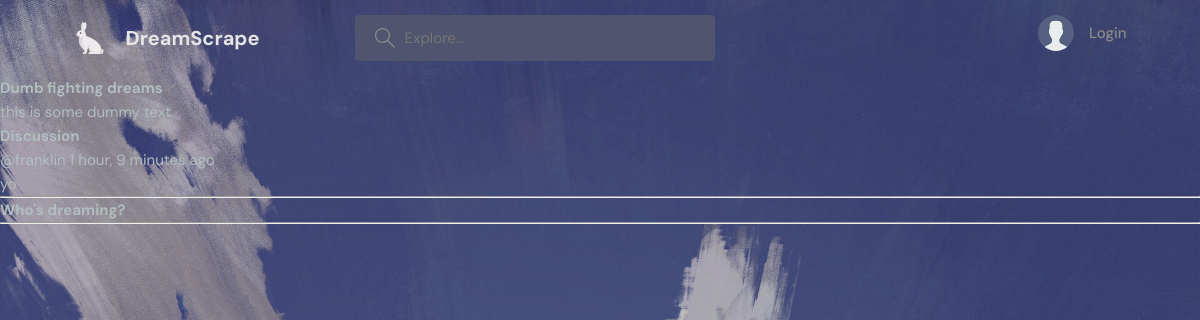
The page /room/1/ on the database its author committed.
### dreams/models.py (models this page shows, shortened)
class Room(models.Model):
    host = models.ForeignKey(User, on_delete = models.SET_NULL, null = True)
    topic = models.ForeignKey(Topic, on_delete = models.SET_NULL, null = True)
    name = models.CharField(max_length = 200)
    description = models.TextField(null = True, blank = True)
    participants = models.ManyToManyField(User, related_name = 'partcipants', blank = True)
    updated = models.DateTimeField(auto_now = True)
    created = models.DateTimeField(auto_now_add = True)
    class Meta:
        ordering = ['-updated', '-created']

class Message(models.Model):
    user = models.ForeignKey(User, on_delete = models.CASCADE)
    room = models.ForeignKey(Room, on_delete = models.CASCADE)
    body = models.TextField()
    updated = models.DateTimeField(auto_now = True)
    created = models.DateTimeField(auto_now_add = True)
    class Meta:
        ordering = ['-updated', '-created']

### dreams/views.py (the view, shortened to what this page needs)
# urls.py: path('room/<str:pk>/', views.room, name = 'room'),
def room(request, pk):
    room = Room.objects.get(id = pk)
    room_messages = room.message_set.all()
    participants = room.participants.all()
    context = {'room': room, 'room_messages': room_messages, 'participants': participants}
    return render(request, 'dreams/room.html', context)

### dreams/templates/dreams/room.html (shortened to what this page needs)
{% extends 'dreams/main.html' %}
{% block content %}
<div class='room-container'>
  <div>
    <h1>{{ room.name }}</h1>
    <p>{{ room.description }}</p>
    <div class='comment-wrapper'>
      <h3>Discussion</h3>
      {% for message in room_messages %}
      <div>
        <small>@{{ message.user }} {{ message.created|timesince }} ago</small>
        <p>{{ message.body }}</p>
        <hr>
      </div>
      {% endfor %}
    </div>
  </div>
  <div>
    <h3>Who's dreaming?</h3>
    <hr>
  </div>
</div>
{% endblock content %}

### dreams/static/dreams/css/style.css (style rules this page uses)
:root { --color-main: #71c6dd; --color-main-light: #e1f6fb; --color-dark: #3f4156; --color-dark-medium: #51546e; --color-dark-light: #696d97; --color-light: #e5e5e5; --color-gray: #8b8b8b; --color-light-gray: #b2bdbd; --color-bg: #2d2d39; --color-success: #5dd693; --color-error: #fc4b0b; }
* { font-family: "DM Sans", -apple-system, BlinkMacSystemFont, "Segoe UI", Roboto, Oxygen, Ubuntu, Cantarell, "Open Sans", "Helvetica Neue", sans-serif; margin: 0; padding: 0; box-sizing: border-box; text-rendering: optimizeLegibility; font-size: inherit; }
html { font-size: 56.25%; }
@media only screen and (min-width: 1200px) { html { font-size: 62.5%; } }
body { line-height: 1.6; font-weight: 400; font-size: 1.5rem; color: var(--color-light-gray); background-color: black; min-height: 100vh; }

### rows shown on the page
Room: name "Dumb fighting dreams", description "this is some dummy text"
Message: user "franklin", created "1 hour, 9 minutes", body "yo"
